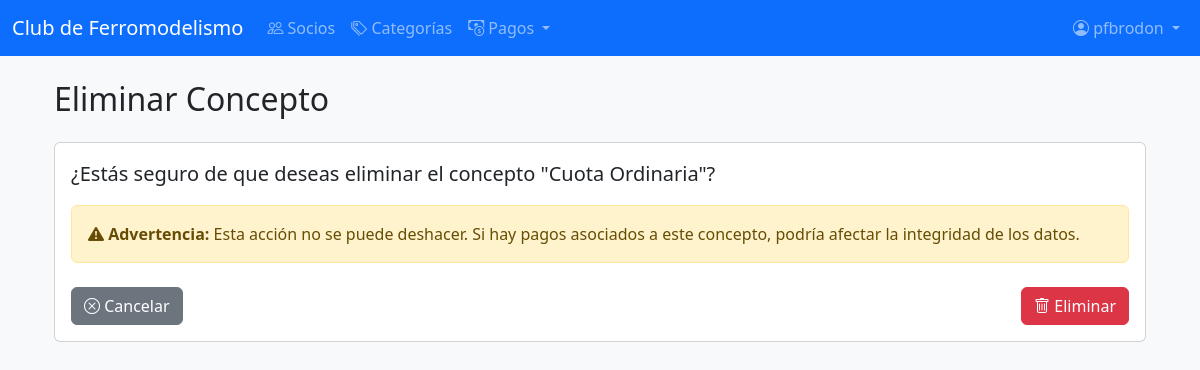
Before: /socios/conceptos/eliminar/1/ (signed in) with the older database file.
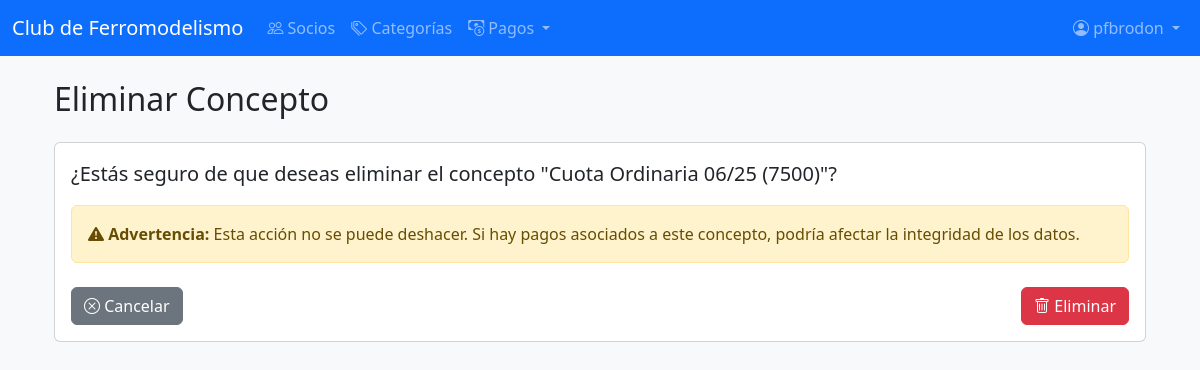
After: the same page with the newer database file.
### socios/models.py (models this page shows, shortened)
class Concepto(models.Model):
    nombre = models.CharField(max_length=100, unique=True)
    descripcion = models.TextField(blank=True, null=True)
    monto_sugerido = models.DecimalField(max_digits=10, decimal_places=2, default=0)
    activo = models.BooleanField(default=True)
    class Meta:
        verbose_name = "Concepto"
        verbose_name_plural = "Conceptos"
        ordering = ['nombre']

### socios/views.py (the view, shortened to what this page needs)
# urls.py: path('conceptos/eliminar/<int:pk>/', ConceptoDeleteView.as_view(), name='eliminar_concepto'),
class ConceptoDeleteView(LoginRequiredMixin, EsAdministradorMixin, DeleteView):
    model = Concepto
    template_name = 'socios/concepto_confirm_delete.html'
    success_url = reverse_lazy('socios:listar_conceptos')
    login_url = 'socios:login'
    def get_context_data(self, **kwargs):
        context = super().get_context_data(**kwargs)
        context['pagos_relacionados'] = self.object.pagos.count()
        return context

### socios/views.py (called while the page is built)
    def test_func(self):
        if self.request.user.is_superuser:
            return True
        if hasattr(self.request.user, 'socio'):
            return self.request.user.socio.es_administrador
        return False

### socios/templates/socios/concepto_confirm_delete.html (shortened to what this page needs)
{% extends 'base.html' %}
{% block content %}
<div class="container mt-4">
    <div class="row mb-3">
        <div class="col">
            <h2>Eliminar Concepto</h2>
        </div>
    </div>
    <div class="card">
        <div class="card-body">
            <p class="lead">¿Estás seguro de que deseas eliminar el concepto "{{ object.nombre }}"?</p>
            <div class="alert alert-warning">
                <i class="bi bi-exclamation-triangle-fill"></i>
                <strong>Advertencia:</strong> Esta acción no se puede deshacer. Si hay pagos asociados a este concepto,
                podría afectar la integridad de los datos.
            </div>
            <div class="mt-4">
                <form method="post">
                    <div class="d-flex justify-content-between">
                        <a href="{% url 'socios:listar_conceptos' %}" class="btn btn-secondary">
                            <i class="bi bi-x-circle"></i> Cancelar
                        </a>
                        <button type="submit" class="btn btn-danger">
                            <i class="bi bi-trash"></i> Eliminar
                        </button>
                    </div>
                </form>
            </div>
        </div>
    </div>
</div>
{% endblock %}

Changed rows visible on the page:
changed Concepto: nombre "Cuota Ordinaria" → "Cuota Ordinaria 06/25 (7500)"
